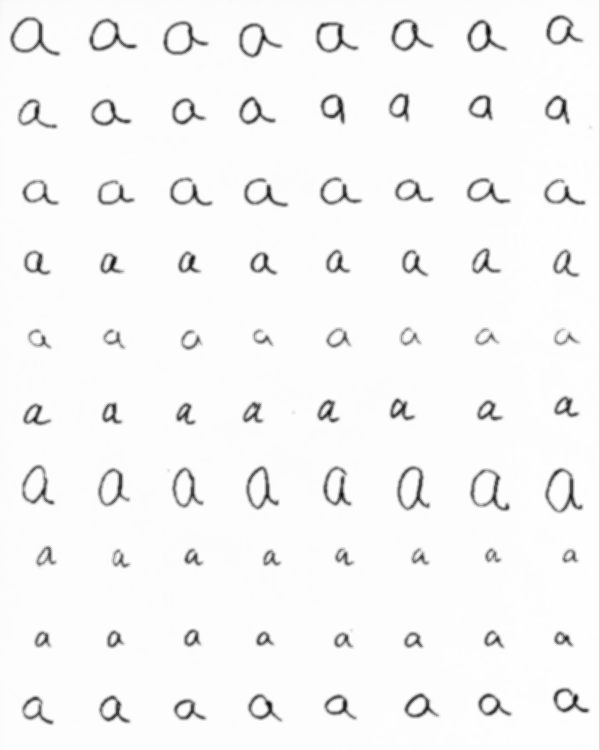
#> input picture firstML/a.bmp, 600 x 750 px
$ python addLetters.py
#> lines starting #> are read from the running program, lines starting #| are printed output that depends on the picture; after the words box and inside, x2 and y2 are one past the last pixel; in counts of white or black regions, pixels touching at a corner belong together
import cv2
import numpy as np
from sklearn.metrics import confusion_matrix
from scipy.spatial.distance import cdist
from skimage.measure import (
    label,
    regionprops,
    moments,
    moments_central,
    moments_normalized,
    moments_hu,
)
from skimage import io, exposure
import matplotlib.pyplot as plt
from matplotlib.patches import Rectangle
import pickle


def add_bounding_boxes(image_path):
    # Read the image
#> called with image_path = 'a.bmp'
    image = cv2.imread(image_path, cv2.IMREAD_GRAYSCALE)
#> image is the input picture: shape (750, 600); min 5, max 254, mean 246

    th = 190
    img_binary = (image < th).astype(np.double)
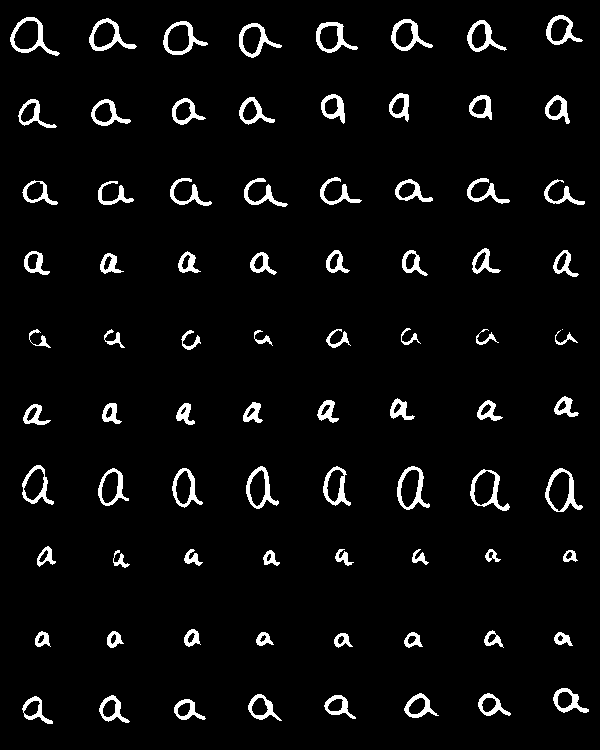
#> img_binary: shape (750, 600) float64; values 0 (black) and 1 (white), 4.7% white; 81 white regions (1 under 20 px), largest, box (x1, y1, x2, y2) and area: (10, 17, 60, 56) 474, (545, 468, 583, 512) 465, (397, 466, 430, 510) 459
    kernel_size = 6
    kernel = np.ones((kernel_size, kernel_size), np.uint8)
    modified_image = cv2.dilate(img_binary, kernel, iterations=1)
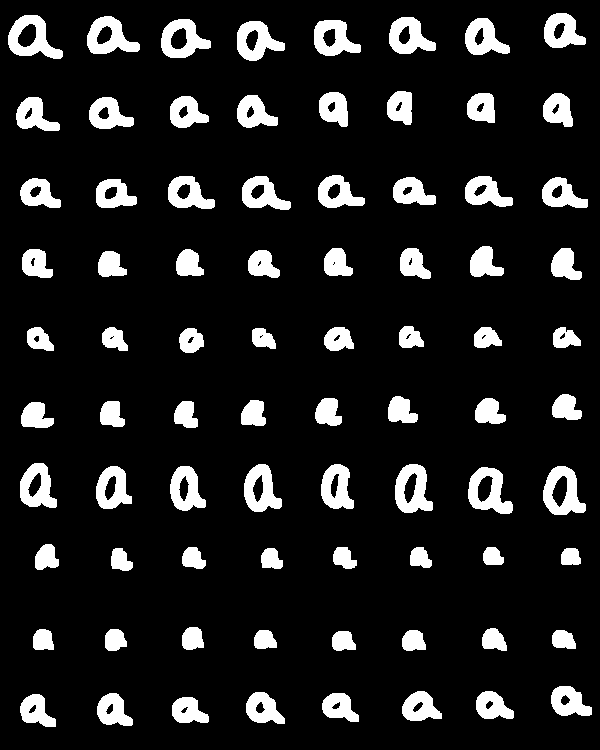
#> modified_image: shape (750, 600) float64; values 0 (black) and 1 (white), 12.2% white; 80 white regions, largest, box (x1, y1, x2, y2) and area: (8, 15, 63, 59) 1210, (543, 466, 586, 515) 1193, (395, 464, 433, 513) 1158
    binary_image = cv2.erode(modified_image, kernel, iterations=1)
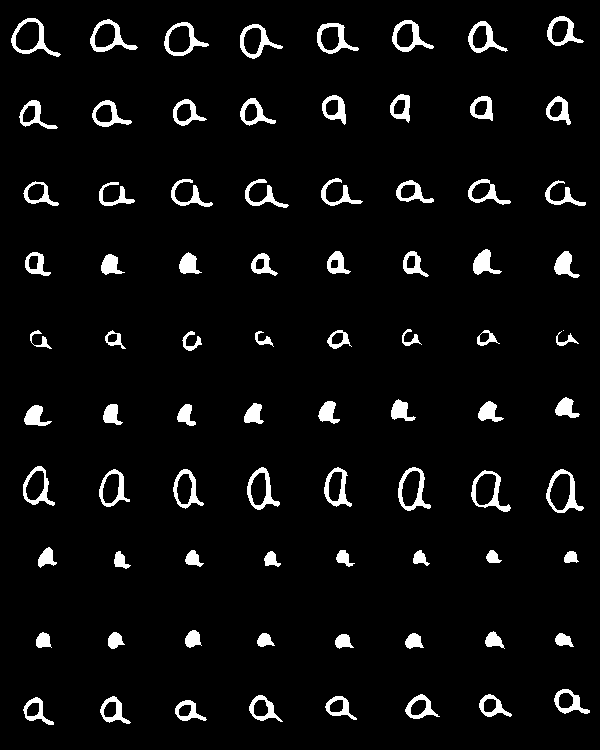
#> binary_image: shape (750, 600) float64; values 0 (black) and 1 (white), 5.2% white; 81 white regions (1 under 20 px), largest, box (x1, y1, x2, y2) and area: (546, 469, 584, 513) 488, (11, 18, 61, 57) 485, (398, 467, 431, 511) 478

    # Find contours in the binary image
#> (the run stopped early here; a loop or call above may not have finished)

$ run again, with firstML/d.bmp copied over firstML/a.bmp
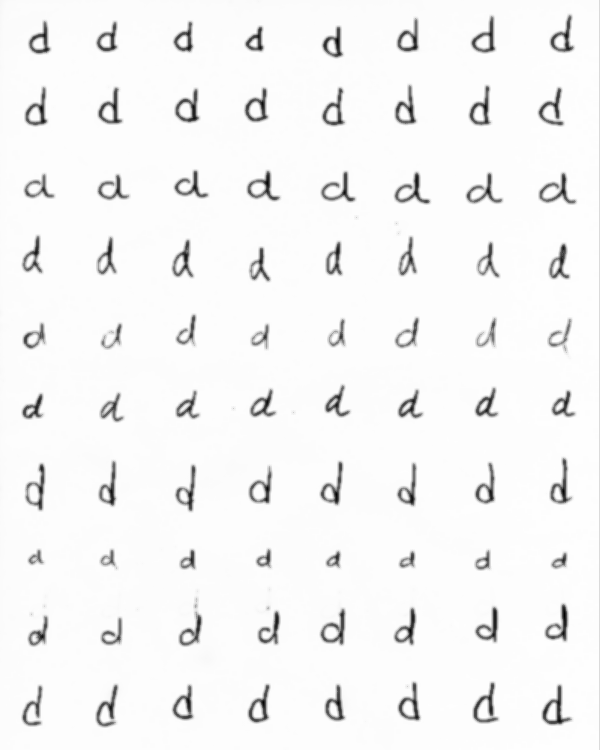
#> input picture firstML/d.bmp, 600 x 750 px
#> in add_bounding_boxes, image is the input picture: shape (750, 600); min 0, max 254, mean 245
#> in add_bounding_boxes, `img_binary = (image < th).astype(np.double)`:
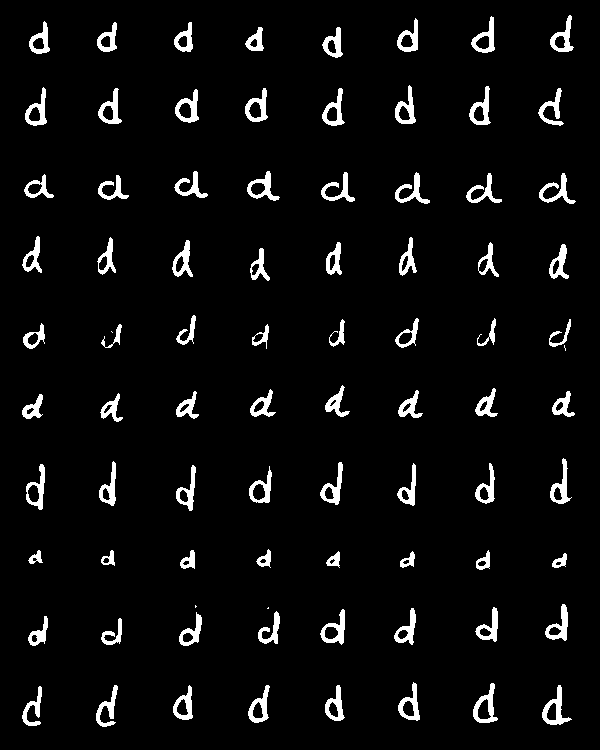
#> img_binary: shape (750, 600) float64; values 0 (black) and 1 (white), 5% white; 84 white regions (4 under 20 px), largest, box (x1, y1, x2, y2) and area: (542, 685, 572, 725) 414, (473, 683, 498, 723) 393, (175, 89, 199, 123) 365
#> modified_image: shape (750, 600) float64; values 0 (black) and 1 (white), 12% white; 80 white regions, largest, box (x1, y1, x2, y2) and area: (540, 683, 575, 728) 905, (537, 171, 579, 207) 900, (471, 681, 501, 726) 884
#> in add_bounding_boxes, `binary_image = cv2.erode(modified_image, kernel, iterations=1)`:
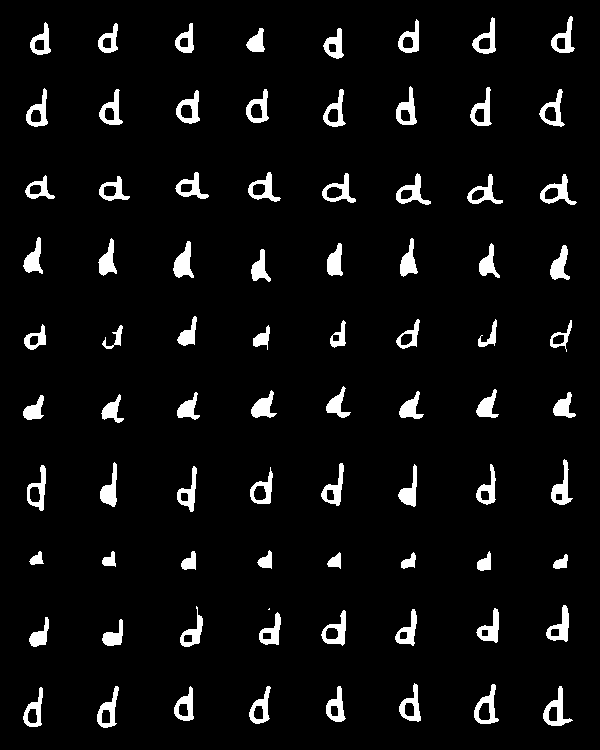
#> binary_image: shape (750, 600) float64; values 0 (black) and 1 (white), 5.7% white; 81 white regions (1 under 20 px), largest, box (x1, y1, x2, y2) and area: (543, 686, 573, 726) 440, (173, 241, 194, 278) 433, (474, 684, 499, 724) 409

$ run again, with firstML/n.bmp copied over firstML/a.bmp
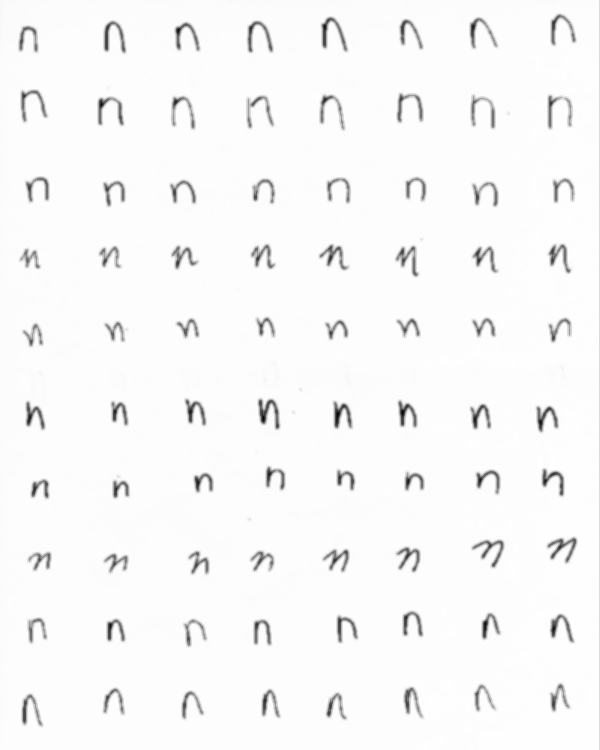
#> input picture firstML/n.bmp, 600 x 750 px
#> in add_bounding_boxes, image is the input picture: shape (750, 600); min 0, max 254, mean 247.7
#> in add_bounding_boxes, `img_binary = (image < th).astype(np.double)`:
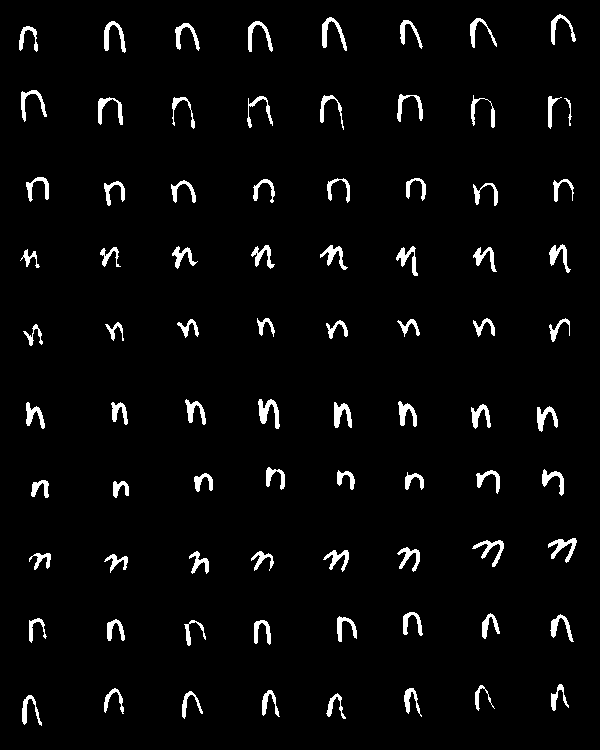
#> img_binary: shape (750, 600) float64; values 0 (black) and 1 (white), 3.6% white; 81 white regions, largest, box (x1, y1, x2, y2) and area: (258, 399, 280, 429) 319, (322, 17, 347, 51) 282, (548, 538, 577, 563) 281
#> modified_image: shape (750, 600) float64; values 0 (black) and 1 (white), 10.1% white; 80 white regions, largest, box (x1, y1, x2, y2) and area: (470, 538, 507, 570) 757, (320, 15, 350, 54) 733, (546, 536, 580, 566) 733
#> in add_bounding_boxes, `binary_image = cv2.erode(modified_image, kernel, iterations=1)`:
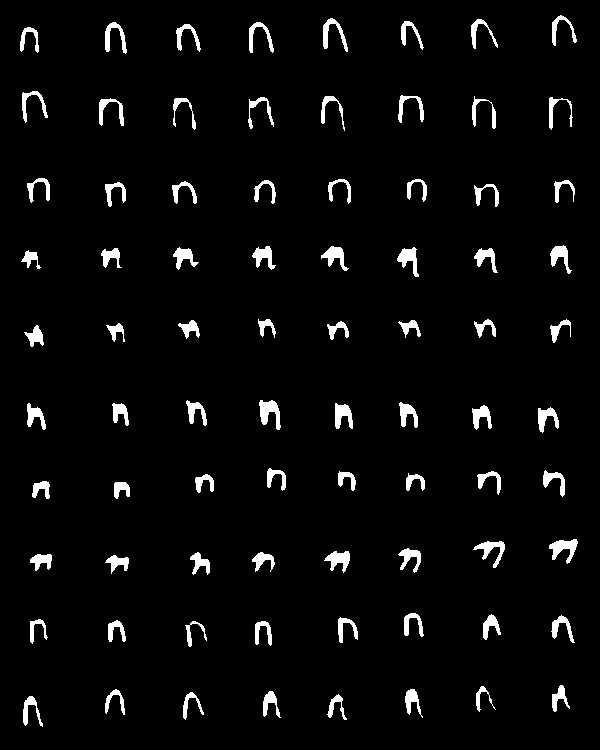
#> binary_image: shape (750, 600) float64; values 0 (black) and 1 (white), 4% white; 80 white regions, largest, box (x1, y1, x2, y2) and area: (259, 400, 281, 430) 366, (549, 539, 578, 564) 353, (473, 541, 505, 568) 317
